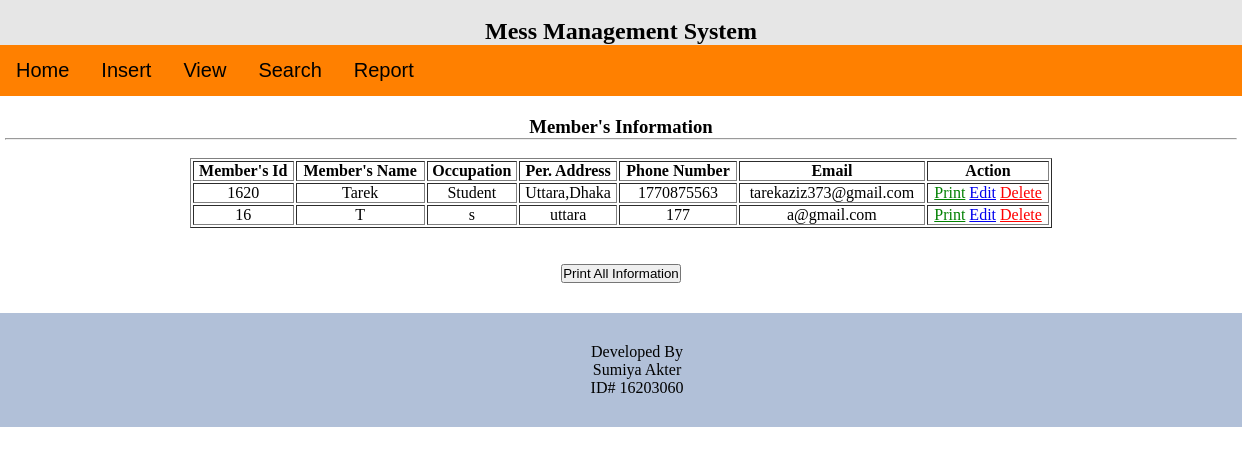
The app's page /mem_view.php with its own data.
### tables this page shows
CREATE TABLE `tb_members` (
  `serial_no` int(11) NOT NULL,
  `id` int(8) NOT NULL,
  `name` varchar(456) NOT NULL,
  `occup` text NOT NULL,
  `per_addr` varchar(100) NOT NULL,
  `phone_num` int(17) NOT NULL,
  `email` varchar(25) NOT NULL
);

### mem_view.php (the view, shortened to what this page needs)
<?php
include 'header.php';
?>
<div class="myMainContent"  id="div_print">
<center>
    <h3>Member's Information</h3><hr ><br />
    <table border="1px" width="70%">
        <tr>
            <th>Member's Id</th>
            <th>Member's Name</th>
            <th>Occupation</th>
            <th>Per. Address</th>
            <th>Phone Number</th>
			 <th>Email</th>
            <th class="no-print">Action</th>
        </tr>
        <?php
        $r = mysqli_query($link,"select * from tb_members");
        while($data=mysqli_fetch_assoc($r)){
        ?>
        <tr id="<?php echo "row".$data['id'];?>">
            <td><?php echo $data['id'];?></td>
            <td><?php echo $data['name'];?></td>
            <td><?php echo $data['occup'];?></td>
            <td><?php echo $data['per_addr'];?></td>
			<td><?php echo $data['phone_num'];?></td>
			<td><?php echo $data['email'];?></td>
            <td  class="no-print">
				<a  style="color:green;" href="#" onClick="printrow('<?php echo "row".$data['id'];?>');">Print</a>
                <a href="memedit.php?id=<?php echo $data['id'];?>">Edit</a>
                <a style="color:red;" href="mem_delete.php?id=<?php echo $data['id'];?>" onclick="return confirm('Are you sure to delete?')">Delete</a>
            </td>
        </tr>
        <?php } ?>
    </table>
    <br >
    <br >
    <center><a href="#"  class="no-print" onClick="printdiv('div_print');" ><button>Print All Information</button></a></center>
</center>
</div>
<?php
include 'footer.php';
?>

### header.php (style rules this page uses)
* { margin: 0; padding: 0; }
table tr td { text-align:center; }

### mem_view.php (style rules this page uses)
.myMainContent { padding:20px 5px; }

### footer.php (style rules this page uses)
* { margin: 0; padding: 0; }

### records on screen
tb_members: id "1620", name "Tarek", occup "Student", per_addr "Uttara,Dhaka", phone_num "1770875563", email "tarekaziz373@gmail.com"
tb_members: id "16", name "T", occup "s", per_addr "uttara", phone_num "177", email "a@gmail.com"
